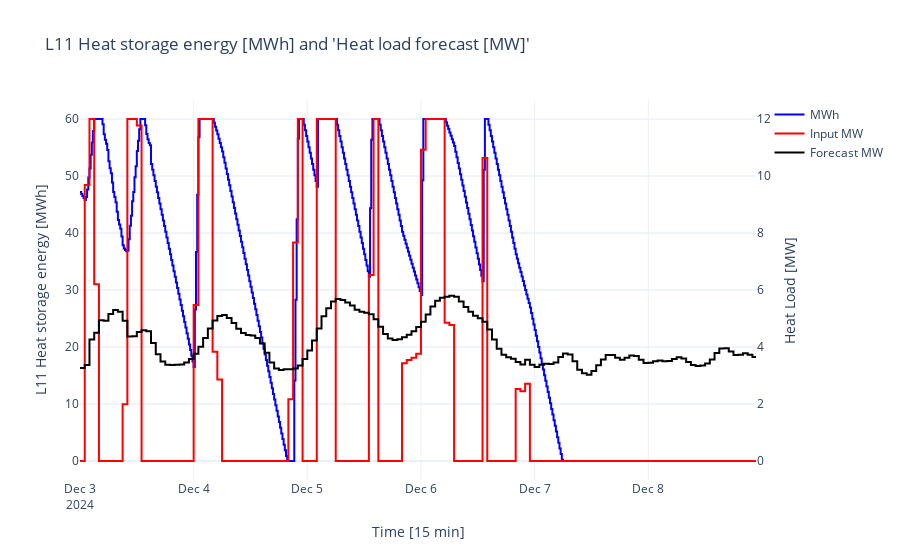

Notebook cell for this chart:
### Code cell
fig = go.Figure()

# Add step plots
fig.add_trace(go.Scatter(x=schedule['UTC'], y=schedule['L11 Heat storage energy [MWh]'], mode='lines', line=dict(shape='hv', color='blue'), name="MWh"))
fig.add_trace(go.Scatter(x=schedule['UTC'], y=schedule['L11 EK plan [MW]'], mode='lines', line=dict(shape='hv', color='red'), name="Input MW", yaxis="y2"))
fig.add_trace(go.Scatter(x=schedule['UTC'], y=schedule['Heat load forecast [MW]'], mode='lines', line=dict(shape='hv', color='black'), name="Forecast MW", yaxis="y2"))

# Layout settings
fig.update_layout(
    title=" L11 Heat storage energy [MWh] and 'Heat load forecast [MW]'",
    xaxis_title="Time [15 min]",
    yaxis_title="L11 Heat storage energy [MWh]",
    yaxis2=dict(
        title="Heat Load [MW]",
        overlaying="y",
        side="right"
    ),
    xaxis=dict(showgrid=True),
    yaxis=dict(showgrid=True),
    template="plotly_white"
)

# Show plot
fig.show()

### Figure 1 — Plotly figure (JSON) as saved in the notebook; plotly's stock layout.template omitted (floating-point values rounded to 4 significant figures; data arrays with more than 128 entries replaced by an {"elided": "..."} marker saying what was removed)
{"data": [{"line": {"color": "blue", "shape": "hv"}, "mode": "lines", "name": "MWh", "type": "scatter", "x": {"elided": "572 str values"}, "y": {"elided": "572 float values"}}, {"line": {"color": "red", "shape": "hv"}, "mode": "lines", "name": "Input MW", "type": "scatter", "x": {"elided": "572 str values"}, "y": {"elided": "572 float values"}, "yaxis": "y2"}, {"line": {"color": "black", "shape": "hv"}, "mode": "lines", "name": "Forecast MW", "type": "scatter", "x": {"elided": "572 str values"}, "y": {"elided": "572 float values"}, "yaxis": "y2"}], "layout": {"title": {"text": " L11 Heat storage energy [MWh] and 'Heat load forecast [MW]'"}, "xaxis": {"showgrid": true, "title": {"text": "Time [15 min]"}}, "yaxis": {"showgrid": true, "title": {"text": "L11 Heat storage energy [MWh]"}}, "yaxis2": {"overlaying": "y", "side": "right", "title": {"text": "Heat Load [MW]"}}}}
